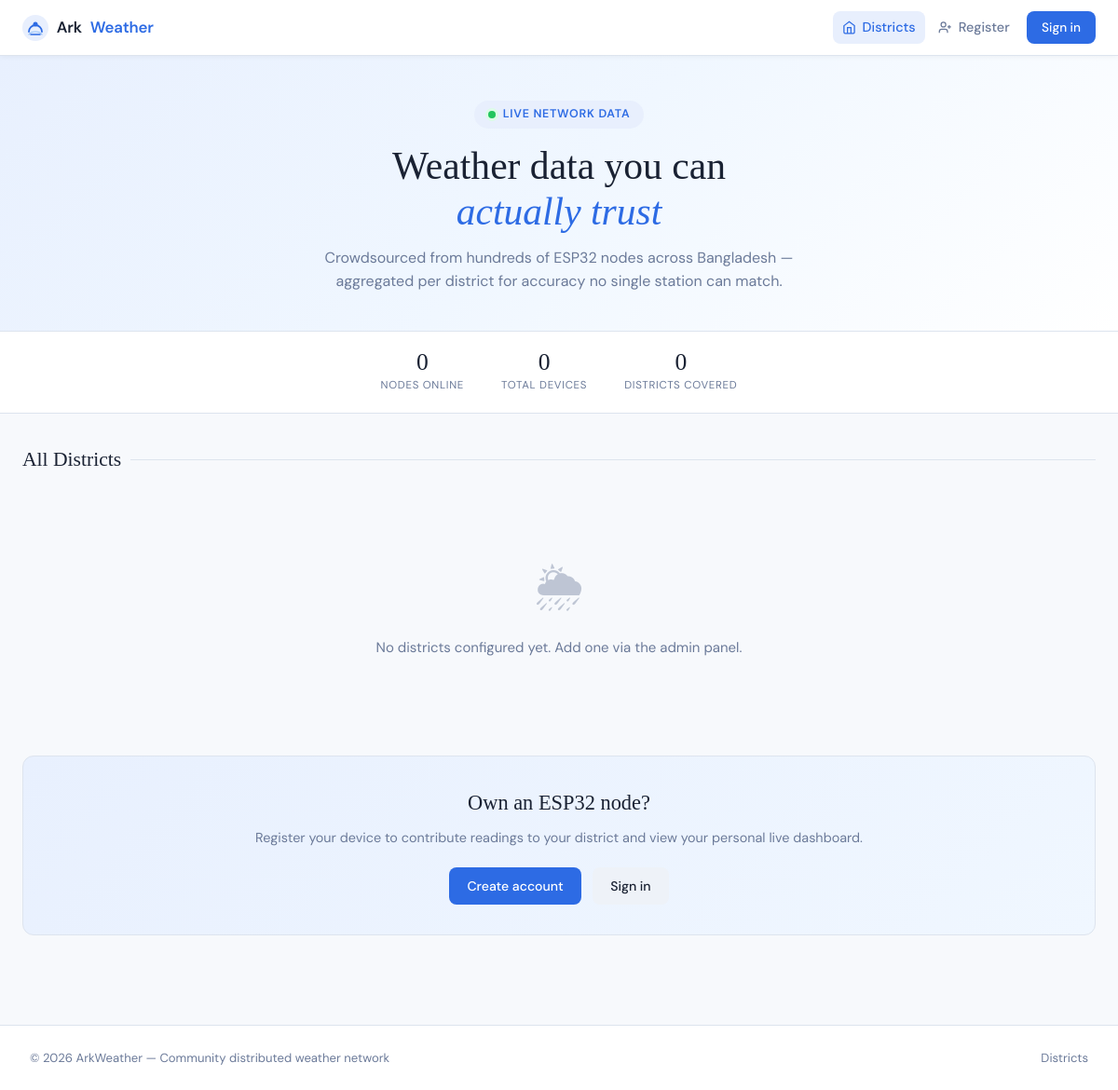
Before: / with the older database file.
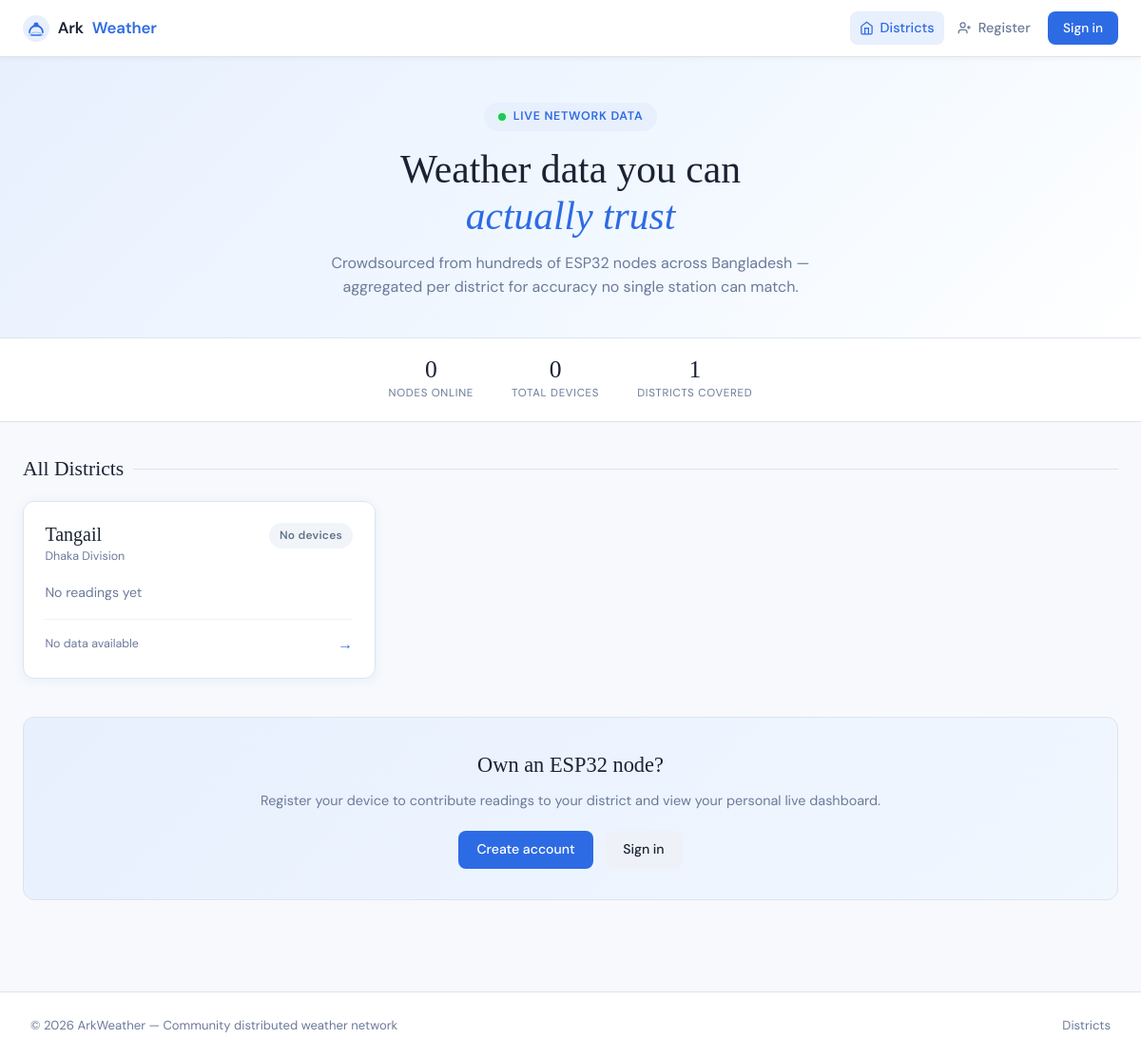
After: the same page with the newer database file.
### weather/models.py (models this page shows, shortened)
class District(models.Model):
    name = models.CharField(max_length=100)
    division = models.CharField(max_length=100, blank=True)  # e.g. Dhaka, Chittagong
    latitude = models.FloatField()
    longitude = models.FloatField()
    created_at = models.DateTimeField(auto_now_add=True)
    class Meta:
        ordering = ['name']

### weather/views.py (the view)
# urls.py: 2. Add a URL to urlpatterns:  path('', views.home, name='home')
def home(request):
    districts = District.objects.all()
    district_data = []
    for d in districts:
        latest_agg = d.aggregates.first()   # ordered by -hour
        device_count = d.devices.filter(status='online').count()
        district_data.append({
            'district': d,
            'latest':   latest_agg,
            'online_devices': device_count,
        })
    context = {
        'district_data': district_data,
        'total_online':  Device.objects.filter(status='online').count(),
        'total_devices': Device.objects.count(),
    }
    return render(request, 'weather/home.html', context)

### templates/weather/home.html (shortened to what this page needs)
{% extends "base.html" %}
{% load static %}
{% block body %}
<section class="home-hero">
  <div class="home-hero__eyebrow">
    <span class="aw-live-dot"></span>
    Live network data
  </div>
  <h1>Weather data you can<br><em>actually trust</em></h1>
  <p>Crowdsourced from hundreds of ESP32 nodes across Bangladesh — aggregated per district for accuracy no single station can match.</p>
</section>
<div class="home-stats-bar">
  <div class="home-stats-bar__item">
    <div class="home-stats-bar__val">{{ total_online }}</div>
    <div class="home-stats-bar__lbl">Nodes online</div>
  </div>
  <div class="home-stats-bar__item">
    <div class="home-stats-bar__val">{{ total_devices }}</div>
    <div class="home-stats-bar__lbl">Total devices</div>
  </div>
  <div class="home-stats-bar__item">
    <div class="home-stats-bar__val">{{ district_data|length }}</div>
    <div class="home-stats-bar__lbl">Districts covered</div>
  </div>
</div>
<div class="aw-container">
  <h2 class="aw-section-title">All Districts</h2>
  {% if district_data %}
    <div class="district-grid">
      {% for item in district_data %}
        <a href="{% url 'weather:district_detail' item.district.id %}" class="district-card aw-fade aw-fade-{{ forloop.counter|divisibleby:5 }}">
          <div class="district-card__header">
            <div>
              <div class="district-card__name">{{ item.district.name }}</div>
              {% if item.district.division %}
                <div class="district-card__division">{{ item.district.division }} Division</div>
              {% endif %}
            </div>
            <div>
              {% if item.online_devices > 0 %}
                <span class="aw-badge aw-badge--online">
                  <span class="aw-dot aw-dot--green"></span>
                  {{ item.online_devices }} online
                </span>
              {% else %}
                <span class="aw-badge aw-badge--offline">No devices</span>
              {% endif %}
            </div>
          </div>
          {% if item.latest %}
            <div class="district-card__readings">
              <div class="district-card__reading">
                <div class="district-card__reading-val">
                  {% if item.latest.avg_temperature %}{{ item.latest.avg_temperature|floatformat:1 }}°{% else %}<span class="no-data">—</span>{% endif %}
                </div>
                <div class="district-card__reading-lbl">Temp</div>
              </div>
              <div class="district-card__reading">
                <div class="district-card__reading-val">
                  {% if item.latest.avg_humidity %}{{ item.latest.avg_humidity|floatformat:0 }}%{% else %}<span class="no-data">—</span>{% endif %}
                </div>
                <div class="district-card__reading-lbl">Humidity</div>
              </div>
              <div class="district-card__reading">
                <div class="district-card__reading-val" style="{% if item.latest.rain_percentage and item.latest.rain_percentage > 30 %}color:var(--aw-rain){% endif %}">
                  {% if item.latest.rain_percentage %}{{ item.latest.rain_percentage|floatformat:0 }}%{% else %}<span class="no-data">—</span>{% endif %}
                </div>
                <div class="district-card__reading-lbl">Rain</div>
              </div>
            </div>
          {% else %}
            <p class="no-data" style="margin:.75rem 0 1rem;">No readings yet</p>
          {% endif %}
          <div class="district-card__footer">
            <span>
              {% if item.latest %}
                Updated {{ item.latest.hour|timesince }} ago
              {% else %}
                No data available
              {% endif %}
            </span>
            <span class="district-card__arrow">→</span>
          </div>
        </a>
      {% endfor %}
    </div>
  {% else %}
    <div class="empty-state">
      <div class="empty-state__icon">🌦</div>
      <p>No districts configured yet. Add one via the admin panel.</p>
    </div>
  {% endif %}
  {% if not user.is_authenticated %}
    <div style="margin-top:2.5rem;background:linear-gradient(135deg,#e8f0fe,#f0f7ff);border:1px solid var(--aw-border);border-radius:var(--aw-radius);padding:2rem;text-align:center;">
      <h3 style="font-family:'Instrument Serif',serif;font-size:1.4rem;font-weight:400;margin-bottom:.5rem;">Own an ESP32 node?</h3>
      <p style="color:var(--aw-muted);font-size:.9rem;margin-bottom:1.25rem;">Register your device to contribute readings to your district and view your personal live dashboard.</p>
      <a href="{% url 'register' %}" class="aw-btn aw-btn--primary">Create account</a>
      <a href="{% url 'login' %}" class="aw-btn aw-btn--ghost" style="margin-left:.5rem;">Sign in</a>
    </div>
  {% endif %}
</div>
{% endblock %}

### templates/base.html (shortened to what this page needs)
{% load static pwa %}
<!DOCTYPE html>
<html lang="en-AU">
<head>
</head>
<body itemscope itemtype="https://schema.org/WebPage">
    {% include "partials/nav.html" %}
    <main id="main-content" role="main" tabindex="-1">
        {% block body %}{% endblock %}
    </main>
    {% include "partials/footer.html" %}
</body>
</html>

### templates/partials/nav.html (shortened to what this page needs)
{% load static %}
<nav class="aw-nav" role="navigation" aria-label="Main navigation">
  <a href="{% url 'weather:home' %}" class="aw-nav__brand">
    Ark<span>Weather</span>
  </a>
  <div class="aw-nav__links" id="aw-nav-menu" role="menu">
    <a href="{% url 'weather:home' %}"
       class="aw-nav__link {% if request.resolver_match.url_name == 'home' %}active{% endif %}"
       role="menuitem">
      <svg width="15" height="15" viewBox="0 0 24 24" fill="none" stroke="currentColor" stroke-width="2" aria-hidden="true"><path d="m3 9 9-7 9 7v11a2 2 0 0 1-2 2H5a2 2 0 0 1-2-2z"/><polyline points="9 22 9 12 15 12 15 22"/></svg>
      Districts
    </a>
    {% if user.is_authenticated %}
      <a href="{% url 'weather:my_devices' %}"
         class="aw-nav__link {% if 'device' in request.resolver_match.url_name %}active{% endif %}"
         role="menuitem">
        <svg width="15" height="15" viewBox="0 0 24 24" fill="none" stroke="currentColor" stroke-width="2" aria-hidden="true"><rect x="2" y="3" width="20" height="14" rx="2"/><path d="M8 21h8M12 17v4"/></svg>
        My Devices
      </a>
      <a href="{% url 'weather:ble_pair' %}"
         class="aw-nav__link {% if request.resolver_match.url_name == 'ble_pair' %}active{% endif %}"
         role="menuitem">
        <svg width="15" height="15" viewBox="0 0 24 24" fill="none" stroke="currentColor" stroke-width="2" aria-hidden="true"><path d="m6.5 6.5 11 11M17.5 6.5 12 12l5.5 5.5M6.5 17.5 5 19M6.5 17.5 12 12"/></svg>
        BLE Pair
      </a>
      <div class="aw-nav__divider"></div>
      <div class="aw-nav__user">
        <div class="aw-nav__avatar">{{ user.username|first|upper }}</div>
        <span class="aw-nav__username">{{ user.username }}</span>
      </div>
      <form method="post" action="{% url 'logout' %}" style="margin:0;">
        {% csrf_token %}
        <button type="submit" class="aw-nav__link aw-nav__link--logout" role="menuitem">
          <svg width="15" height="15" viewBox="0 0 24 24" fill="none" stroke="currentColor" stroke-width="2" aria-hidden="true"><path d="M9 21H5a2 2 0 0 1-2-2V5a2 2 0 0 1 2-2h4"/><polyline points="16 17 21 12 16 7"/><line x1="21" y1="12" x2="9" y2="12"/></svg>
          Sign out
        </button>
      </form>
    {% else %}
      <a href="{% url 'register' %}" class="aw-nav__link" role="menuitem">
        <svg width="15" height="15" viewBox="0 0 24 24" fill="none" stroke="currentColor" stroke-width="2" aria-hidden="true"><path d="M16 21v-2a4 4 0 0 0-4-4H6a4 4 0 0 0-4 4v2"/><circle cx="9" cy="7" r="4"/><line x1="19" y1="8" x2="19" y2="14"/><line x1="22" y1="11" x2="16" y2="11"/></svg>
        Register
      </a>
      <a href="{% url 'login' %}" class="aw-nav__btn" role="menuitem">Sign in</a>
    {% endif %}
  </div>
</nav>

### templates/partials/footer.html (shortened to what this page needs)
{% load static %}
<footer style="background:var(--aw-white);border-top:1px solid var(--aw-border);padding:1.5rem 2rem;margin-top:4rem;">
  <div style="max-width:1200px;margin:0 auto;display:flex;align-items:center;justify-content:space-between;flex-wrap:wrap;gap:1rem;">
    <span style="font-size:.82rem;color:var(--aw-muted);">
      © {% now "Y" %} ArkWeather — Community distributed weather network
    </span>
    <div style="display:flex;gap:1.5rem;">
      <a href="{% url 'weather:home' %}" style="font-size:.82rem;color:var(--aw-muted);text-decoration:none;">Districts</a>
    </div>
  </div>
</footer>

### templates/weather/aw_base.css.html (style rules this page uses)
:root { --aw-white: #ffffff; --aw-surface: #f7f9fc; --aw-surface2: #eef2f8; --aw-border: #dde4ee; --aw-text: #1a2233; --aw-muted: #6b7a99; --aw-accent: #2d6be4; --aw-accent-lt: #e8effd; --aw-sky: #c8dcf8; --aw-green: #22c55e; --aw-amber: #f59e0b; --aw-red: #ef4444; --aw-rain: #60a5fa; --aw-radius: 12px; --aw-shadow: 0 2px 12px rgba(45,107,228,.08); --aw-shadow-md: 0 4px 24px rgba(45,107,228,.13); font-family: 'DM Sans', sans-serif; }
*, *::before, *::after { box-sizing: border-box; margin: 0; padding: 0; }
body { background: var(--aw-surface); color: var(--aw-text); font-family: 'DM Sans', sans-serif; font-size: 15px; line-height: 1.6; -webkit-font-smoothing: antialiased; }
.aw-nav { background: var(--aw-white); border-bottom: 1px solid var(--aw-border); padding: 0 2rem; display: flex; align-items: center; justify-content: space-between; height: 60px; position: sticky; top: 0; z-index: 100; box-shadow: 0 1px 6px rgba(0,0,0,.05); }
.aw-nav__brand { display: flex; align-items: center; gap: .6rem; text-decoration: none; color: var(--aw-text); font-weight: 600; font-size: 1.1rem; letter-spacing: -.01em; }
.aw-nav__brand span { color: var(--aw-accent); }
.aw-nav__links { display: flex; gap: 1.5rem; align-items: center; }
.aw-nav__links a { text-decoration: none; color: var(--aw-muted); font-size: .9rem; font-weight: 500; transition: color .2s; }
.aw-nav__links a:hover, .aw-nav__links a.active { color: var(--aw-accent); }
.aw-nav__btn { background: var(--aw-accent); color: #fff !important; padding: .4rem 1rem; border-radius: 8px; font-size: .85rem !important; transition: background .2s, transform .1s !important; }
.aw-container { max-width: 1200px; margin: 0 auto; padding: 2rem 1.5rem; }
.aw-badge { display: inline-flex; align-items: center; gap: .3rem; padding: .25rem .7rem; border-radius: 99px; font-size: .75rem; font-weight: 600; letter-spacing: .02em; }
.aw-badge--offline { background: #f1f5f9; color: #64748b; }
.aw-btn { display: inline-flex; align-items: center; gap: .4rem; padding: .55rem 1.2rem; border-radius: 8px; font-size: .88rem; font-weight: 500; font-family: 'DM Sans', sans-serif; cursor: pointer; transition: all .18s; text-decoration: none; border: none; }
.aw-btn--primary { background: var(--aw-accent); color: #fff; }
.aw-btn--ghost { background: var(--aw-surface2); color: var(--aw-text); }
.aw-section-title { font-family: 'Instrument Serif', serif; font-size: 1.35rem; font-weight: 400; color: var(--aw-text); margin-bottom: 1rem; display: flex; align-items: center; gap: .6rem; }
.aw-section-title::after { content: ''; flex: 1; height: 1px; background: var(--aw-border); }
.aw-live-dot { display: inline-block; width: 8px; height: 8px; background: var(--aw-green); border-radius: 50%; animation: aw-pulse 1.8s ease-in-out infinite; box-shadow: 0 0 0 3px #dcfce7; }
.aw-fade { animation: aw-fadein .4s ease both; }

### templates/partials/nav.html (style rules this page uses)
.aw-nav { background: var(--aw-white); border-bottom: 1px solid var(--aw-border); padding: 0 1.5rem; display: flex; align-items: center; justify-content: space-between; height: 60px; position: sticky; top: 0; z-index: 200; box-shadow: 0 1px 6px rgba(0,0,0,.05); }
.aw-nav__brand { display: flex; align-items: center; gap: .55rem; text-decoration: none; color: var(--aw-text); font-weight: 600; font-size: 1.05rem; letter-spacing: -.01em; flex-shrink: 0; z-index: 201; }
.aw-nav__brand span { color: var(--aw-accent); }
.aw-nav__links { display: flex; align-items: center; gap: .25rem; }
.aw-nav__link { display: inline-flex; align-items: center; gap: .4rem; text-decoration: none; color: var(--aw-muted); font-size: .88rem; font-weight: 500; padding: .4rem .65rem; border-radius: 8px; transition: color .15s, background .15s; background: none; border: none; cursor: pointer; font-family: 'DM Sans', sans-serif; white-space: nowrap; }
.aw-nav__link.active { color: var(--aw-accent); background: var(--aw-accent-lt); }
.aw-nav__btn { background: var(--aw-accent); color: #fff !important; padding: .4rem 1rem; border-radius: 8px; font-size: .85rem; font-weight: 500; text-decoration: none; transition: background .2s, transform .1s; margin-left: .25rem; }

Changed rows visible on the page:
added District: district.name "Tangail", district.division "Dhaka"
Other visible differences:
{{ district_data|length }}: "0" → "1"
text no longer shown: "🌦 No districts configured yet. Add one via the admin panel."
